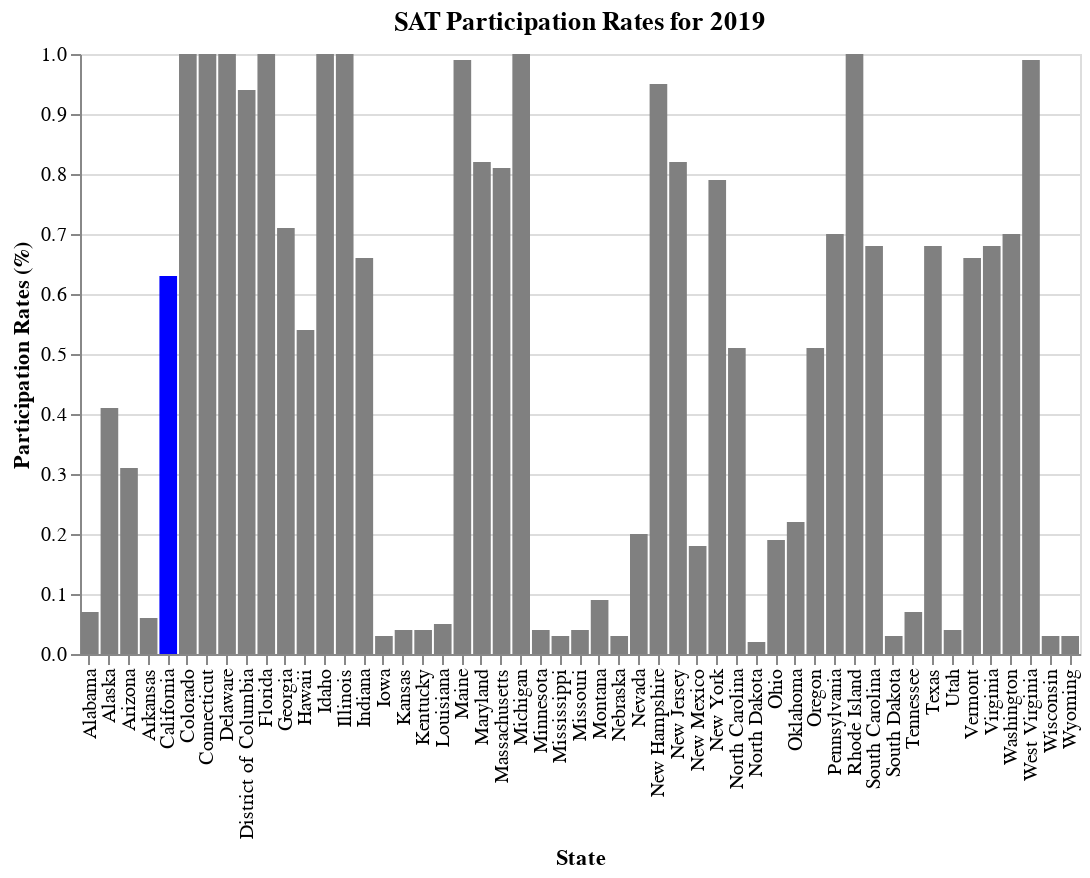

The notebook cell saved with this chart:
### Code cell
#SAT participation rate for 2019
alt.Chart(states_data).mark_bar().encode(
    x=alt.X('state', title='State'),
    y=alt.Y('sat19_part', title='Participation Rates (%)'),
    color=alt.condition(
        alt.datum.state == 'California',
        alt.value('blue'),
        alt.value('grey')
    )
).properties(width=500, title='SAT Participation Rates for 2019')

### Figure 1 — Vega-Lite specification as saved in the notebook (floating-point values rounded to 4 significant figures)
{"config": {"view": {"continuousWidth": 400, "continuousHeight": 300}}, "data": {"name": "data-569fff93ff2a9f790209f8140c8ab5fc"}, "mark": "bar", "encoding": {"color": {"condition": {"value": "blue", "test": "(datum.state === 'California')"}, "value": "grey"}, "x": {"type": "nominal", "field": "state", "title": "State"}, "y": {"type": "quantitative", "field": "sat19_part", "title": "Participation Rates (%)"}}, "title": "SAT Participation Rates for 2019", "width": 500, "$schema": "https://vega.github.io/schema/vega-lite/v4.8.1.json", "datasets": {"data-569fff93ff2a9f790209f8140c8ab5fc": [{"state": "Alabama", "sat17_part": 0.05, "sat17_ebrw": 593, "sat17_math": 572, "sat17_total": 1165, "act17_part": 1.0, "act17_eng": 18.9, "act17_math": 18.4, "act17_read": 19.7, "act17_sci": 19.4, "act17_comp": 19.2, "sat18_part": 0.06, "sat18_ebrw": 595, "sat18_math": 571, "sat18_total": 1166, "act18_part": 1.0, "act18_comp": 19.1, "sat19_part": 0.07, "sat19_ebrw": 583, "sat19_math": 560, "sat19_total": 1143, "act19_part": 1.0, "act19_comp": 18.9, "pop19": 4903185, "poverty_pct": 14.7, "income17": 50200.0, "income18": 50800.0, "income19": 51700.0, "gdp17": 215100.0, "gdp18": 224000.0, "gdp19": 231200.0, "gdp19_percap": 47150.0}, {"state": "Alaska", "sat17_part": 0.38, "sat17_ebrw": 547, "sat17_math": 533, "sat17_total": 1080, "act17_part": 0.65, "act17_eng": 18.7, "act17_math": 19.8, "act17_read": 20.4, "act17_sci": 19.9, "act17_comp": 19.8, "sat18_part": 0.43, "sat18_ebrw": 562, "sat18_math": 544, "sat18_total": 1106, "act18_part": 0.33, "act18_comp": 20.8, "sat19_part": 0.41, "sat19_ebrw": 556, "sat19_math": 541, "sat19_total": 1097, "act19_part": 0.38, "act19_comp": 20.1, "pop19": 731545, "poverty_pct": 11.8, "income17": 76300.0, "income18": 75700.0, "income19": 75500.0, "gdp17": 53090.0, "gdp18": 54710.0, "gdp19": 54550.0, "gdp19_percap": 74560.0}, {"state": "Arizona", "sat17_part": 0.3, "sat17_ebrw": 563, "sat17_math": 553, "sat17_total": 1116, "act17_part": 0.62, "act17_eng": 18.6, "act17_math": 19.8, "act17_read": 20.1, "act17_sci": 19.8, "act17_comp": 19.7, "sat18_part": 0.29, "sat18_ebrw": 577, "sat18_math": 572, "sat18_total": 1149, "act18_part": 0.66, "act18_comp": 19.2, "sat19_part": 0.31, "sat19_ebrw": 569, "sat19_math": 565, "sat19_total": 1134, "act19_part": 0.73, "act19_comp": 19.0, "pop19": 7278717, "poverty_pct": 12.1, "income17": 59000.0, "income18": 60300.0, "income19": 62100.0, "gdp17": 330400.0, "gdp18": 349900.0, "gdp19": 370000.0, "gdp19_percap": 50830.0}, {"state": "Arkansas", "sat17_part": 0.03, "sat17_ebrw": 614, "sat17_math": 594, "sat17_total": 1208, "act17_part": 1.0, "act17_eng": 18.9, "act17_math": 19.0, "act17_read": 19.7, "act17_sci": 19.5, "act17_comp": 19.4, "sat18_part": 0.05, "sat18_ebrw": 592, "sat18_math": 576, "sat18_total": 1169, "act18_part": 1.0, "act18_comp": 19.4, "sat19_part": 0.06, "sat19_ebrw": 582, "sat19_math": 559, "sat19_total": 1141, "act19_part": 1.0, "act19_comp": 19.3, "pop19": 3017804, "poverty_pct": 15.0, "income17": 47800.0, "income18": 47900.0, "income19": 49000.0, "gdp17": 122400.0, "gdp18": 127300.0, "gdp19": 130800.0, "gdp19_percap": 43360.0}, {"state": "California", "sat17_part": 0.53, "sat17_ebrw": 531, "sat17_math": 524, "sat17_total": 1055, "act17_part": 0.31, "act17_eng": 22.5, "act17_math": 22.7, "act17_read": 23.1, "act17_sci": 22.2, "act17_comp": 22.8, "sat18_part": 0.6, "sat18_ebrw": 540, "sat18_math": 536, "sat18_total": 1076, "act18_part": 0.27, "act18_comp": 22.7, "sat19_part": 0.63, "sat19_ebrw": 534, "sat19_math": 531, "sat19_total": 1065, "act19_part": 0.23, "act19_comp": 22.6, "pop19": 39512223, "poverty_pct": 11.4, "income17": 74900.0, "income18": 76600.0, "income19": 80400.0, "gdp17": 2731000.0, "gdp18": 2895000.0, "gdp19": 3053000.0, "gdp19_percap": 77260.0}, {"state": "Colorado", "sat17_part": 0.11, "sat17_ebrw": 606, "sat17_math": 595, "sat17_total": 1201, "act17_part": 1.0, "act17_eng": 20.1, "act17_math": 20.3, "act17_read": 21.2, "act17_sci": 20.9, "act17_comp": 20.8, "sat18_part": 1.0, "sat18_ebrw": 519, "sat18_math": 506, "sat18_total": 1025, "act18_part": 0.3, "act18_comp": 23.9, "sat19_part": 1.0, "sat19_ebrw": 518, "sat19_math": 506, "sat19_total": 1024, "act19_part": 0.27, "act19_comp": 23.8, "pop19": 5758736, "poverty_pct": 9.1, "income17": 72100.0, "income18": 73300.0, "income19": 77100.0, "gdp17": 348900.0, "gdp18": 371400.0, "gdp19": 392200.0, "gdp19_percap": 68110.0}, {"state": "Connecticut", "sat17_part": 1.0, "sat17_ebrw": 530, "sat17_math": 512, "sat17_total": 1041, "act17_part": 0.31, "act17_eng": 25.5, "act17_math": 24.6, "act17_read": 25.6, "act17_sci": 24.6, "act17_comp": 25.2, "sat18_part": 1.0, "sat18_ebrw": 535, "sat18_math": 519, "sat18_total": 1053, "act18_part": 0.26, "act18_comp": 25.6, "sat19_part": 1.0, "sat19_ebrw": 529, "sat19_math": 516, "sat19_total": 1046, "act19_part": 0.22, "act19_comp": 25.5, "pop19": 3565287, "poverty_pct": 9.7, "income17": 77400.0, "income18": 77700.0, "income19": 78800.0, "gdp17": 271600.0, "gdp18": 280700.0, "gdp19": 288100.0, "gdp19_percap": 80810.0}, {"state": "Delaware", "sat17_part": 1.0, "sat17_ebrw": 503, "sat17_math": 492, "sat17_total": 996, "act17_part": 0.18, "act17_eng": 24.1, "act17_math": 23.4, "act17_read": 24.8, "act17_sci": 23.6, "act17_comp": 24.1, "sat18_part": 1.0, "sat18_ebrw": 505, "sat18_math": 492, "sat18_total": 998, "act18_part": 0.17, "act18_comp": 23.8, "sat19_part": 1.0, "sat19_ebrw": 499, "sat19_math": 486, "sat19_total": 985, "act19_part": 0.13, "act19_comp": 24.1, "pop19": 973764, "poverty_pct": 7.6, "income17": 65600.0, "income18": 66000.0, "income19": 70200.0, "gdp17": 68760.0, "gdp18": 72490.0, "gdp19": 77040.0, "gdp19_percap": 79120.0}, {"state": "District of Columbia", "sat17_part": 1.0, "sat17_ebrw": 482, "sat17_math": 468, "sat17_total": 950, "act17_part": 0.32, "act17_eng": 24.4, "act17_math": 23.5, "act17_read": 24.9, "act17_sci": 23.5, "act17_comp": 24.2, "sat18_part": 0.92, "sat18_ebrw": 497, "sat18_math": 480, "sat18_total": 977, "act18_part": 0.32, "act18_comp": 23.6, "sat19_part": 0.94, "sat19_ebrw": 495, "sat19_math": 480, "sat19_total": 975, "act19_part": 0.32, "act19_comp": 23.5, "pop19": 705749, "poverty_pct": 13.7, "income17": 85900.0, "income18": 86700.0, "income19": 92300.0, "gdp17": 133400.0, "gdp18": 139800.0, "gdp19": 144400.0, "gdp19_percap": 204600.0}, {"state": "Florida", "sat17_part": 0.83, "sat17_ebrw": 520, "sat17_math": 497, "sat17_total": 1017, "act17_part": 0.73, "act17_eng": 19.0, "act17_math": 19.4, "act17_read": 21.0, "act17_sci": 19.4, "act17_comp": 19.8, "sat18_part": 0.56, "sat18_ebrw": 550, "sat18_math": 549, "sat18_total": 1099, "act18_part": 0.66, "act18_comp": 19.9, "sat19_part": 1.0, "sat19_ebrw": 516, "sat19_math": 483, "sat19_total": 999, "act19_part": 0.54, "act19_comp": 20.1, "pop19": 21477737, "poverty_pct": 12.9, "income17": 54900.0, "income18": 56500.0, "income19": 59200.0, "gdp17": 1003000.0, "gdp18": 1058000.0, "gdp19": 1116000.0, "gdp19_percap": 51980.0}, {"state": "Georgia", "sat17_part": 0.61, "sat17_ebrw": 535, "sat17_math": 515, "sat17_total": 1050, "act17_part": 0.55, "act17_eng": 21.0, "act17_math": 20.9, "act17_read": 22.0, "act17_sci": 21.3, "act17_comp": 21.4, "sat18_part": 0.7, "sat18_ebrw": 542, "sat18_math": 522, "sat18_total": 1064, "act18_part": 0.53, "act18_comp": 21.4, "sat19_part": 0.71, "sat19_ebrw": 538, "sat19_math": 519, "sat19_total": 1058, "act19_part": 0.49, "act19_comp": 21.4, "pop19": 10617423, "poverty_pct": 13.3, "income17": 58600.0, "income18": 59800.0, "income19": 62000.0, "gdp17": 574400.0, "gdp18": 602300.0, "gdp19": 637800.0, "gdp19_percap": 60070.0}, {"state": "Hawaii", "sat17_part": 0.55, "sat17_ebrw": 544, "sat17_math": 541, "sat17_total": 1085, "act17_part": 0.9, "act17_eng": 17.8, "act17_math": 19.2, "act17_read": 19.2, "act17_sci": 19.3, "act17_comp": 19.0, "sat18_part": 0.56, "sat18_ebrw": 480, "sat18_math": 530, "sat18_total": 1010, "act18_part": 0.89, "act18_comp": 18.9, "sat19_part": 0.54, "sat19_ebrw": 550, "sat19_math": 550, "sat19_total": 1100, "act19_part": 0.8, "act19_comp": 19.0, "pop19": 1415872, "poverty_pct": 9.4, "income17": 81100.0, "income18": 81700.0, "income19": 83100.0, "gdp17": 87180.0, "gdp18": 90280.0, "gdp19": 91780.0, "gdp19_percap": 64820.0}, {"state": "Idaho", "sat17_part": 0.93, "sat17_ebrw": 513, "sat17_math": 493, "sat17_total": 1005, "act17_part": 0.38, "act17_eng": 21.9, "act17_math": 21.8, "act17_read": 23.0, "act17_sci": 22.1, "act17_comp": 22.3, "sat18_part": 1.0, "sat18_ebrw": 508, "sat18_math": 493, "sat18_total": 1001, "act18_part": 0.36, "act18_comp": 22.3, "sat19_part": 1.0, "sat19_ebrw": 505, "sat19_math": 488, "sat19_total": 993, "act19_part": 0.31, "act19_comp": 22.5, "pop19": 1787065, "poverty_pct": 10.0, "income17": 54500.0, "income18": 56600.0, "income19": 61000.0, "gdp17": 71690.0, "gdp18": 77490.0, "gdp19": 82420.0, "gdp19_percap": 46120.0}, {"state": "Illinois", "sat17_part": 0.09, "sat17_ebrw": 559, "sat17_math": 556, "sat17_total": 1115, "act17_part": 0.93, "act17_eng": 21.0, "act17_math": 21.2, "act17_read": 21.6, "act17_sci": 21.3, "act17_comp": 21.4, "sat18_part": 0.99, "sat18_ebrw": 513, "sat18_math": 506, "sat18_total": 1019, "act18_part": 0.43, "act18_comp": 23.9, "sat19_part": 1.0, "sat19_ebrw": 509, "sat19_math": 504, "sat19_total": 1013, "act19_part": 0.35, "act19_comp": 24.3, "pop19": 12671821, "poverty_pct": 10.4, "income17": 65700.0, "income18": 66200.0, "income19": 69200.0, "gdp17": 827100.0, "gdp18": 867500.0, "gdp19": 890500.0, "gdp19_percap": 70270.0}, {"state": "Indiana", "sat17_part": 0.63, "sat17_ebrw": 542, "sat17_math": 532, "sat17_total": 1074, "act17_part": 0.35, "act17_eng": 22.0, "act17_math": 22.4, "act17_read": 23.2, "act17_sci": 22.3, "act17_comp": 22.6, "sat18_part": 0.63, "sat18_ebrw": 542, "sat18_math": 532, "sat18_total": 1074, "act18_part": 0.32, "act18_comp": 22.5, "sat19_part": 0.66, "sat19_ebrw": 543, "sat19_math": 537, "sat19_total": 1080, "act19_part": 0.29, "act19_comp": 22.5, "pop19": 6732219, "poverty_pct": 11.1, "income17": 56500.0, "income18": 56800.0, "income19": 57600.0, "gdp17": 353200.0, "gdp18": 373500.0, "gdp19": 381000.0, "gdp19_percap": 56600.0}, {"state": "Iowa", "sat17_part": 0.02, "sat17_ebrw": 641, "sat17_math": 635, "sat17_total": 1275, "act17_part": 0.67, "act17_eng": 21.2, "act17_math": 21.3, "act17_read": 22.6, "act17_sci": 22.1, "act17_comp": 21.9, "sat18_part": 0.03, "sat18_ebrw": 634, "sat18_math": 631, "sat18_total": 1265, "act18_part": 0.68, "act18_comp": 21.8, "sat19_part": 0.03, "sat19_ebrw": 622, "sat19_math": 622, "sat19_total": 1244, "act19_part": 0.66, "act19_comp": 21.6, "pop19": 3155070, "poverty_pct": 8.6, "income17": 61100.0, "income18": 61000.0, "income19": 61700.0, "gdp17": 183500.0, "gdp18": 190400.0, "gdp19": 194300.0, "gdp19_percap": 61590.0}, {"state": "Kansas", "sat17_part": 0.04, "sat17_ebrw": 632, "sat17_math": 628, "sat17_total": 1260, "act17_part": 0.73, "act17_eng": 21.1, "act17_math": 21.3, "act17_read": 22.3, "act17_sci": 21.7, "act17_comp": 21.7, "sat18_part": 0.04, "sat18_ebrw": 633, "sat18_math": 631, "sat18_total": 1265, "act18_part": 0.71, "act18_comp": 21.6, "sat19_part": 0.04, "sat19_ebrw": 618, "sat19_math": 623, "sat19_total": 1241, "act19_part": 0.72, "act19_comp": 21.2, "pop19": 2913314, "poverty_pct": 10.4, "income17": 58800.0, "income18": 59300.0, "income19": 62100.0, "gdp17": 164900.0, "gdp18": 172300.0, "gdp19": 176700.0, "gdp19_percap": 60670.0}, {"state": "Kentucky", "sat17_part": 0.04, "sat17_ebrw": 631, "sat17_math": 616, "sat17_total": 1247, "act17_part": 1.0, "act17_eng": 19.6, "act17_math": 19.4, "act17_read": 20.5, "act17_sci": 20.1, "act17_comp": 20.0, "sat18_part": 0.04, "sat18_ebrw": 630, "sat18_math": 618, "sat18_total": 1248, "act18_part": 1.0, "act18_comp": 20.2, "sat19_part": 0.04, "sat19_ebrw": 620, "sat19_math": 612, "sat19_total": 1232, "act19_part": 1.0, "act19_comp": 19.8, "pop19": 4467673, "poverty_pct": 14.2, "income17": 50500.0, "income18": 51200.0, "income19": 52300.0, "gdp17": 201600.0, "gdp18": 208300.0, "gdp19": 216100.0, "gdp19_percap": 48370.0}, {"state": "Louisiana", "sat17_part": 0.04, "sat17_ebrw": 611, "sat17_math": 586, "sat17_total": 1198, "act17_part": 1.0, "act17_eng": 19.4, "act17_math": 18.8, "act17_read": 19.8, "act17_sci": 19.6, "act17_comp": 19.5, "sat18_part": 0.04, "sat18_ebrw": 615, "sat18_math": 595, "sat18_total": 1210, "act18_part": 1.0, "act18_comp": 19.2, "sat19_part": 0.05, "sat19_ebrw": 610, "sat19_math": 591, "sat19_total": 1200, "act19_part": 1.0, "act19_comp": 18.8, "pop19": 4648794, "poverty_pct": 19.1, "income17": 48100.0, "income18": 48800.0, "income19": 51100.0, "gdp17": 241700.0, "gdp18": 255800.0, "gdp19": 254600.0, "gdp19_percap": 54760.0}, {"state": "Maine", "sat17_part": 0.95, "sat17_ebrw": 513, "sat17_math": 499, "sat17_total": 1012, "act17_part": 0.08, "act17_eng": 24.2, "act17_math": 24.0, "act17_read": 24.8, "act17_sci": 23.7, "act17_comp": 24.3, "sat18_part": 0.99, "sat18_ebrw": 512, "sat18_math": 501, "sat18_total": 1013, "act18_part": 0.07, "act18_comp": 24.0, "sat19_part": 0.99, "sat19_ebrw": 512, "sat19_math": 502, "sat19_total": 1013, "act19_part": 0.06, "act19_comp": 24.3, "pop19": 1344212, "poverty_pct": 11.5, "income17": 58700.0, "income18": 56600.0, "income19": 58900.0, "gdp17": 62410.0, "gdp18": 65490.0, "gdp19": 68450.0, "gdp19_percap": 50920.0}, {"state": "Maryland", "sat17_part": 0.69, "sat17_ebrw": 536, "sat17_math": 524, "sat17_total": 1060, "act17_part": 0.28, "act17_eng": 23.3, "act17_math": 23.1, "act17_read": 24.2, "act17_sci": 2.3, "act17_comp": 23.6, "sat18_part": 0.76, "sat18_ebrw": 545, "sat18_math": 535, "sat18_total": 1080, "act18_part": 0.31, "act18_comp": 22.5, "sat19_part": 0.82, "sat19_ebrw": 535, "sat19_math": 523, "sat19_total": 1058, "act19_part": 0.28, "act19_comp": 22.3, "pop19": 6045680, "poverty_pct": 7.5, "income17": 84200.0, "income18": 84800.0, "income19": 86700.0, "gdp17": 400400.0, "gdp18": 411100.0, "gdp19": 421600.0, "gdp19_percap": 69740.0}, {"state": "Massachusetts", "sat17_part": 0.76, "sat17_ebrw": 555, "sat17_math": 551, "sat17_total": 1107, "act17_part": 0.29, "act17_eng": 25.4, "act17_math": 25.3, "act17_read": 25.9, "act17_sci": 24.7, "act17_comp": 25.4, "sat18_part": 0.8, "sat18_ebrw": 562, "sat18_math": 563, "sat18_total": 1125, "act18_part": 0.25, "act18_comp": 25.5, "sat19_part": 0.81, "sat19_ebrw": 559, "sat19_math": 561, "sat19_total": 1120, "act19_part": 0.21, "act19_comp": 25.5, "pop19": 6892503, "poverty_pct": 9.2, "income17": 80700.0, "income18": 81300.0, "income19": 85800.0, "gdp17": 532400.0, "gdp18": 564000.0, "gdp19": 593300.0, "gdp19_percap": 86070.0}, {"state": "Michigan", "sat17_part": 1.0, "sat17_ebrw": 509, "sat17_math": 495, "sat17_total": 1005, "act17_part": 0.29, "act17_eng": 24.1, "act17_math": 23.7, "act17_read": 24.5, "act17_sci": 23.8, "act17_comp": 24.1, "sat18_part": 1.0, "sat18_ebrw": 511, "sat18_math": 499, "sat18_total": 1011, "act18_part": 0.22, "act18_comp": 24.2, "sat19_part": 1.0, "sat19_ebrw": 507, "sat19_math": 496, "sat19_total": 1003, "act19_part": 0.19, "act19_comp": 24.4, "pop19": 9986857, "poverty_pct": 10.7, "income17": 57300.0, "income18": 57700.0, "income19": 59600.0, "gdp17": 501800.0, "gdp18": 520800.0, "gdp19": 531400.0, "gdp19_percap": 53210.0}, {"state": "Minnesota", "sat17_part": 0.03, "sat17_ebrw": 644, "sat17_math": 651, "sat17_total": 1295, "act17_part": 1.0, "act17_eng": 20.4, "act17_math": 21.5, "act17_read": 21.8, "act17_sci": 21.6, "act17_comp": 21.5, "sat18_part": 0.04, "sat18_ebrw": 643, "sat18_math": 655, "sat18_total": 1298, "act18_part": 0.99, "act18_comp": 21.3, "sat19_part": 0.04, "sat19_ebrw": 636, "sat19_math": 648, "sat19_total": 1284, "act19_part": 0.95, "act19_comp": 21.4, "pop19": 5639632, "poverty_pct": 7.4, "income17": 71300.0, "income18": 71600.0, "income19": 74600.0, "gdp17": 354700.0, "gdp18": 373400.0, "gdp19": 383000.0, "gdp19_percap": 67920.0}, {"state": "Mississippi", "sat17_part": 0.02, "sat17_ebrw": 634, "sat17_math": 607, "sat17_total": 1242, "act17_part": 1.0, "act17_eng": 18.2, "act17_math": 18.1, "act17_read": 18.8, "act17_sci": 18.8, "act17_comp": 18.6, "sat18_part": 0.03, "sat18_ebrw": 630, "sat18_math": 606, "sat18_total": 1236, "act18_part": 1.0, "act18_comp": 18.6, "sat19_part": 0.03, "sat19_ebrw": 628, "sat19_math": 608, "sat19_total": 1237, "act19_part": 1.0, "act19_comp": 18.4, "pop19": 2976149, "poverty_pct": 19.1, "income17": 45400.0, "income18": 45500.0, "income19": 45800.0, "gdp17": 110000.0, "gdp18": 112400.0, "gdp19": 114700.0, "gdp19_percap": 38550.0}, {"state": "Missouri", "sat17_part": 0.03, "sat17_ebrw": 640, "sat17_math": 631, "sat17_total": 1271, "act17_part": 1.0, "act17_eng": 19.8, "act17_math": 19.9, "act17_read": 20.8, "act17_sci": 20.5, "act17_comp": 20.4, "sat18_part": 0.04, "sat18_ebrw": 633, "sat18_math": 629, "sat18_total": 1262, "act18_part": 1.0, "act18_comp": 20.0, "sat19_part": 0.04, "sat19_ebrw": 622, "sat19_math": 615, "sat19_total": 1236, "act19_part": 0.82, "act19_comp": 20.8, "pop19": 6137428, "poverty_pct": 11.0, "income17": 56000.0, "income18": 55500.0, "income19": 57400.0, "gdp17": 308700.0, "gdp18": 319400.0, "gdp19": 332300.0, "gdp19_percap": 54140.0}, {"state": "Montana", "sat17_part": 0.1, "sat17_ebrw": 605, "sat17_math": 591, "sat17_total": 1196, "act17_part": 1.0, "act17_eng": 19.0, "act17_math": 20.2, "act17_read": 21.0, "act17_sci": 20.5, "act17_comp": 20.3, "sat18_part": 0.1, "sat18_ebrw": 606, "sat18_math": 592, "sat18_total": 1198, "act18_part": 1.0, "act18_comp": 20.0, "sat19_part": 0.09, "sat19_ebrw": 603, "sat19_math": 596, "sat19_total": 1199, "act19_part": 1.0, "act19_comp": 19.8, "pop19": 1068778, "poverty_pct": 10.1, "income17": 55700.0, "income18": 56300.0, "income19": 57200.0, "gdp17": 48440.0, "gdp18": 50900.0, "gdp19": 51790.0, "gdp19_percap": 48460.0}, {"state": "Nebraska", "sat17_part": 0.03, "sat17_ebrw": 629, "sat17_math": 625, "sat17_total": 1253, "act17_part": 0.84, "act17_eng": 20.9, "act17_math": 20.9, "act17_read": 21.9, "act17_sci": 21.5, "act17_comp": 21.4, "sat18_part": 0.03, "sat18_ebrw": 629, "sat18_math": 623, "sat18_total": 1252, "act18_part": 1.0, "act18_comp": 20.1, "sat19_part": 0.03, "sat19_ebrw": 628, "sat19_math": 631, "sat19_total": 1260, "act19_part": 1.0, "act19_comp": 20.0, "pop19": 1934408, "poverty_pct": 10.3, "income17": 62500.0, "income18": 60600.0, "income19": 63200.0, "gdp17": 121900.0, "gdp18": 126900.0, "gdp19": 131400.0, "gdp19_percap": 67900.0}, {"state": "Nevada", "sat17_part": 0.26, "sat17_ebrw": 563, "sat17_math": 553, "sat17_total": 1116, "act17_part": 1.0, "act17_eng": 16.3, "act17_math": 18.0, "act17_read": 18.1, "act17_sci": 18.2, "act17_comp": 17.8, "sat18_part": 0.23, "sat18_ebrw": 574, "sat18_math": 566, "sat18_total": 1140, "act18_part": 1.0, "act18_comp": 17.7, "sat19_part": 0.2, "sat19_ebrw": 580, "sat19_math": 576, "sat19_total": 1156, "act19_part": 1.0, "act19_comp": 17.9, "pop19": 3080156, "poverty_pct": 12.2, "income17": 60500.0, "income18": 59700.0, "income19": 63300.0, "gdp17": 160800.0, "gdp18": 170400.0, "gdp19": 181700.0, "gdp19_percap": 59000.0}, {"state": "New Hampshire", "sat17_part": 0.96, "sat17_ebrw": 532, "sat17_math": 520, "sat17_total": 1052, "act17_part": 0.18, "act17_eng": 25.4, "act17_math": 25.1, "act17_read": 26.0, "act17_sci": 24.9, "act17_comp": 25.5, "sat18_part": 0.96, "sat18_ebrw": 535, "sat18_math": 528, "sat18_total": 1063, "act18_part": 0.16, "act18_comp": 25.1, "sat19_part": 0.95, "sat19_ebrw": 533, "sat19_math": 526, "sat19_total": 1059, "act19_part": 0.14, "act19_comp": 25.0, "pop19": 1359711, "poverty_pct": 5.6, "income17": 76500.0, "income18": 76300.0, "income19": 77900.0, "gdp17": 80670.0, "gdp18": 83840.0, "gdp19": 87510.0, "gdp19_percap": 64360.0}, {"state": "New Jersey", "sat17_part": 0.7, "sat17_ebrw": 530, "sat17_math": 526, "sat17_total": 1056, "act17_part": 0.34, "act17_eng": 23.8, "act17_math": 23.8, "act17_read": 24.1, "act17_sci": 23.2, "act17_comp": 23.9, "sat18_part": 0.82, "sat18_ebrw": 547, "sat18_math": 547, "sat18_total": 1094, "act18_part": 0.31, "act18_comp": 23.7, "sat19_part": 0.82, "sat19_ebrw": 544, "sat19_math": 545, "sat19_total": 1090, "act19_part": 0.25, "act19_comp": 24.2, "pop19": 8882190, "poverty_pct": 8.2, "income17": 83500.0, "income18": 83200.0, "income19": 85800.0, "gdp17": 586400.0, "gdp18": 613500.0, "gdp19": 639400.0, "gdp19_percap": 71990.0}, {"state": "New Mexico", "sat17_part": 0.11, "sat17_ebrw": 577, "sat17_math": 561, "sat17_total": 1138, "act17_part": 0.66, "act17_eng": 18.6, "act17_math": 19.4, "act17_read": 20.4, "act17_sci": 20.0, "act17_comp": 19.7, "sat18_part": 0.16, "sat18_ebrw": 552, "sat18_math": 540, "sat18_total": 1093, "act18_part": 0.67, "act18_comp": 19.4, "sat19_part": 0.18, "sat19_ebrw": 543, "sat19_math": 530, "sat19_total": 1073, "act19_part": 0.63, "act19_comp": 19.3, "pop19": 2096829, "poverty_pct": 17.2, "income17": 48800.0, "income18": 48000.0, "income19": 51900.0, "gdp17": 92310.0, "gdp18": 97270.0, "gdp19": 102000.0, "gdp19_percap": 48630.0}, {"state": "New York", "sat17_part": 0.67, "sat17_ebrw": 528, "sat17_math": 523, "sat17_total": 1052, "act17_part": 0.31, "act17_eng": 23.8, "act17_math": 24.0, "act17_read": 24.6, "act17_sci": 23.9, "act17_comp": 24.2, "sat18_part": 0.79, "sat18_ebrw": 534, "sat18_math": 534, "sat18_total": 1068, "act18_part": 0.27, "act18_comp": 24.5, "sat19_part": 0.79, "sat19_ebrw": 531, "sat19_math": 533, "sat19_total": 1064, "act19_part": 0.22, "act19_comp": 24.5, "pop19": 19453561, "poverty_pct": 12.1, "income17": 67700.0, "income18": 69100.0, "income19": 72100.0, "gdp17": 1604000.0, "gdp18": 1695000.0, "gdp19": 1778000.0, "gdp19_percap": 91380.0}, {"state": "North Carolina", "sat17_part": 0.49, "sat17_ebrw": 546, "sat17_math": 535, "sat17_total": 1081, "act17_part": 1.0, "act17_eng": 17.8, "act17_math": 19.3, "act17_read": 19.6, "act17_sci": 19.3, "act17_comp": 19.1, "sat18_part": 0.52, "sat18_ebrw": 554, "sat18_math": 543, "sat18_total": 1098, "act18_part": 1.0, "act18_comp": 19.1, "sat19_part": 0.51, "sat19_ebrw": 554, "sat19_math": 546, "sat19_total": 1100, "act19_part": 1.0, "act19_comp": 19.0, "pop19": 10488084, "poverty_pct": 13.6, "income17": 55000.0, "income18": 54800.0, "income19": 57300.0, "gdp17": 549700.0, "gdp18": 570000.0, "gdp19": 595700.0, "gdp19_percap": 56790.0}, {"state": "North Dakota", "sat17_part": 0.02, "sat17_ebrw": 635, "sat17_math": 621, "sat17_total": 1256, "act17_part": 0.98, "act17_eng": 19.0, "act17_math": 20.4, "act17_read": 20.5, "act17_sci": 20.6, "act17_comp": 20.3, "sat18_part": 0.02, "sat18_ebrw": 640, "sat18_math": 643, "sat18_total": 1283, "act18_part": 0.98, "act18_comp": 20.3, "sat19_part": 0.02, "sat19_ebrw": 627, "sat19_math": 636, "sat19_total": 1263, "act19_part": 0.96, "act19_comp": 19.9, "pop19": 762062, "poverty_pct": 10.1, "income17": 64500.0, "income18": 65000.0, "income19": 64600.0, "gdp17": 55230.0, "gdp18": 59090.0, "gdp19": 59000.0, "gdp19_percap": 77430.0}, {"state": "Ohio", "sat17_part": 0.12, "sat17_ebrw": 578, "sat17_math": 570, "sat17_total": 1149, "act17_part": 0.75, "act17_eng": 21.2, "act17_math": 21.6, "act17_read": 22.5, "act17_sci": 22.0, "act17_comp": 22.0, "sat18_part": 0.18, "sat18_ebrw": 552, "sat18_math": 547, "sat18_total": 1099, "act18_part": 1.0, "act18_comp": 20.3, "sat19_part": 0.19, "sat19_ebrw": 550, "sat19_math": 548, "sat19_total": 1097, "act19_part": 1.0, "act19_comp": 20.0, "pop19": 11689100, "poverty_pct": 12.4, "income17": 56300.0, "income18": 57100.0, "income19": 58600.0, "gdp17": 641700.0, "gdp18": 667000.0, "gdp19": 693200.0, "gdp19_percap": 59300.0}, {"state": "Oklahoma", "sat17_part": 0.07, "sat17_ebrw": 530, "sat17_math": 517, "sat17_total": 1047, "act17_part": 1.0, "act17_eng": 18.5, "act17_math": 18.8, "act17_read": 20.1, "act17_sci": 19.6, "act17_comp": 19.4, "sat18_part": 0.08, "sat18_ebrw": 541, "sat18_math": 521, "sat18_total": 1062, "act18_part": 1.0, "act18_comp": 19.3, "sat19_part": 0.22, "sat19_ebrw": 490, "sat19_math": 472, "sat19_total": 963, "act19_part": 1.0, "act19_comp": 18.9, "pop19": 3956971, "poverty_pct": 12.4, "income17": 52200.0, "income18": 52900.0, "income19": 54400.0, "gdp17": 190700.0, "gdp18": 202500.0, "gdp19": 203700.0, "gdp19_percap": 51480.0}, {"state": "Oregon", "sat17_part": 0.43, "sat17_ebrw": 560, "sat17_math": 548, "sat17_total": 1108, "act17_part": 0.4, "act17_eng": 21.2, "act17_math": 21.5, "act17_read": 22.4, "act17_sci": 21.7, "act17_comp": 21.8, "sat18_part": 0.48, "sat18_ebrw": 564, "sat18_math": 553, "sat18_total": 1117, "act18_part": 0.42, "act18_comp": 21.3, "sat19_part": 0.51, "sat19_ebrw": 562, "sat19_math": 550, "sat19_total": 1112, "act19_part": 0.42, "act19_comp": 21.1, "pop19": 4217737, "poverty_pct": 9.8, "income17": 62800.0, "income18": 64600.0, "income19": 67100.0, "gdp17": 222600.0, "gdp18": 237100.0, "gdp19": 246600.0, "gdp19_percap": 58480.0}, {"state": "Pennsylvania", "sat17_part": 0.65, "sat17_ebrw": 540, "sat17_math": 531, "sat17_total": 1071, "act17_part": 0.23, "act17_eng": 23.4, "act17_math": 23.4, "act17_read": 24.2, "act17_sci": 23.3, "act17_comp": 23.7, "sat18_part": 0.7, "sat18_ebrw": 547, "sat18_math": 539, "sat18_total": 1086, "act18_part": 0.2, "act18_comp": 23.5, "sat19_part": 0.7, "sat19_ebrw": 545, "sat19_math": 537, "sat19_total": 1082, "act19_part": 0.17, "act19_comp": 23.6, "pop19": 12801989, "poverty_pct": 10.5, "income17": 61700.0, "income18": 62000.0, "income19": 63500.0, "gdp17": 745000.0, "gdp18": 772600.0, "gdp19": 799700.0, "gdp19_percap": 62470.0}, {"state": "Rhode Island", "sat17_part": 0.71, "sat17_ebrw": 539, "sat17_math": 524, "sat17_total": 1062, "act17_part": 0.21, "act17_eng": 24.0, "act17_math": 23.3, "act17_read": 24.7, "act17_sci": 23.4, "act17_comp": 24.0, "sat18_part": 0.97, "sat18_ebrw": 513, "sat18_math": 505, "sat18_total": 1018, "act18_part": 0.15, "act18_comp": 24.2, "sat19_part": 1.0, "sat19_ebrw": 503, "sat19_math": 492, "sat19_total": 995, "act19_part": 0.12, "act19_comp": 24.7, "pop19": 1059361, "poverty_pct": 9.8, "income17": 66600.0, "income18": 65500.0, "income19": 71200.0, "gdp17": 57940.0, "gdp18": 59130.0, "gdp19": 61320.0, "gdp19_percap": 57880.0}, {"state": "South Carolina", "sat17_part": 0.5, "sat17_ebrw": 543, "sat17_math": 521, "sat17_total": 1064, "act17_part": 1.0, "act17_eng": 17.5, "act17_math": 18.6, "act17_read": 19.1, "act17_sci": 18.9, "act17_comp": 18.7, "sat18_part": 0.55, "sat18_ebrw": 547, "sat18_math": 523, "sat18_total": 1070, "act18_part": 1.0, "act18_comp": 18.3, "sat19_part": 0.68, "sat19_ebrw": 526, "sat19_math": 504, "sat19_total": 1030, "act19_part": 0.78, "act19_comp": 18.8, "pop19": 5148714, "poverty_pct": 14.4, "income17": 52700.0, "income18": 53300.0, "income19": 56200.0, "gdp17": 223000.0, "gdp18": 233700.0, "gdp19": 244700.0, "gdp19_percap": 47520.0}, {"state": "South Dakota", "sat17_part": 0.03, "sat17_ebrw": 612, "sat17_math": 603, "sat17_total": 1216, "act17_part": 0.8, "act17_eng": 20.7, "act17_math": 21.5, "act17_read": 22.3, "act17_sci": 22.0, "act17_comp": 21.8, "sat18_part": 0.03, "sat18_ebrw": 622, "sat18_math": 618, "sat18_total": 1240, "act18_part": 0.77, "act18_comp": 21.9, "sat19_part": 0.03, "sat19_ebrw": 633, "sat19_math": 635, "sat19_total": 1268, "act19_part": 0.75, "act19_comp": 21.6, "pop19": 884659, "poverty_pct": 10.6, "income17": 58900.0, "income18": 57300.0, "income19": 59500.0, "gdp17": 50300.0, "gdp18": 52400.0, "gdp19": 53940.0, "gdp19_percap": 60970.0}, {"state": "Tennessee", "sat17_part": 0.05, "sat17_ebrw": 623, "sat17_math": 604, "sat17_total": 1228, "act17_part": 1.0, "act17_eng": 19.5, "act17_math": 19.2, "act17_read": 20.1, "act17_sci": 19.9, "act17_comp": 19.8, "sat18_part": 0.06, "sat18_ebrw": 624, "sat18_math": 607, "sat18_total": 1231, "act18_part": 1.0, "act18_comp": 19.6, "sat19_part": 0.07, "sat19_ebrw": 618, "sat19_math": 602, "sat19_total": 1220, "act19_part": 1.0, "act19_comp": 19.4, "pop19": 6829174, "poverty_pct": 12.1, "income17": 53500.0, "income18": 53300.0, "income19": 56100.0, "gdp17": 349800.0, "gdp18": 361400.0, "gdp19": 376900.0, "gdp19_percap": 55190.0}, {"state": "Texas", "sat17_part": 0.62, "sat17_ebrw": 513, "sat17_math": 507, "sat17_total": 1020, "act17_part": 0.45, "act17_eng": 19.5, "act17_math": 20.7, "act17_read": 21.1, "act17_sci": 20.9, "act17_comp": 20.7, "sat18_part": 0.66, "sat18_ebrw": 520, "sat18_math": 512, "sat18_total": 1032, "act18_part": 0.45, "act18_comp": 20.7, "sat19_part": 0.68, "sat19_ebrw": 515, "sat19_math": 507, "sat19_total": 1022, "act19_part": 0.39, "act19_comp": 20.5, "pop19": 28995881, "poverty_pct": 12.7, "income17": 61700.0, "income18": 61700.0, "income19": 64000.0, "gdp17": 1677000.0, "gdp18": 1810000.0, "gdp19": 1864000.0, "gdp19_percap": 64280.0}, {"state": "Utah", "sat17_part": 0.03, "sat17_ebrw": 624, "sat17_math": 614, "sat17_total": 1238, "act17_part": 1.0, "act17_eng": 19.5, "act17_math": 19.9, "act17_read": 20.8, "act17_sci": 20.6, "act17_comp": 20.3, "sat18_part": 0.04, "sat18_ebrw": 480, "sat18_math": 530, "sat18_total": 1010, "act18_part": 1.0, "act18_comp": 20.4, "sat19_part": 0.04, "sat19_ebrw": 614, "sat19_math": 615, "sat19_total": 1230, "act19_part": 1.0, "act19_comp": 20.3, "pop19": 3205958, "poverty_pct": 7.6, "income17": 71300.0, "income18": 72700.0, "income19": 75800.0, "gdp17": 168100.0, "gdp18": 182600.0, "gdp19": 195100.0, "gdp19_percap": 60850.0}, {"state": "Vermont", "sat17_part": 0.6, "sat17_ebrw": 562, "sat17_math": 551, "sat17_total": 1114, "act17_part": 0.29, "act17_eng": 23.3, "act17_math": 23.1, "act17_read": 24.4, "act17_sci": 23.2, "act17_comp": 23.6, "sat18_part": 0.64, "sat18_ebrw": 565, "sat18_math": 554, "sat18_total": 1120, "act18_part": 0.24, "act18_comp": 24.1, "sat19_part": 0.66, "sat19_ebrw": 560, "sat19_math": 546, "sat19_total": 1106, "act19_part": 0.2, "act19_comp": 24.1, "pop19": 623989, "poverty_pct": 9.0, "income17": 60000.0, "income18": 61900.0, "income19": 63000.0, "gdp17": 32250.0, "gdp18": 33030.0, "gdp19": 34130.0, "gdp19_percap": 54690.0}, {"state": "Virginia", "sat17_part": 0.65, "sat17_ebrw": 561, "sat17_math": 541, "sat17_total": 1102, "act17_part": 0.29, "act17_eng": 23.5, "act17_math": 23.3, "act17_read": 24.6, "act17_sci": 23.5, "act17_comp": 23.8, "sat18_part": 0.68, "sat18_ebrw": 567, "sat18_math": 550, "sat18_total": 1117, "act18_part": 0.24, "act18_comp": 23.9, "sat19_part": 0.68, "sat19_ebrw": 567, "sat19_math": 551, "sat19_total": 1119, "act19_part": 0.21, "act19_comp": 24.0, "pop19": 8535519, "poverty_pct": 9.7, "income17": 74600.0, "income18": 73900.0, "income19": 76500.0, "gdp17": 509900.0, "gdp18": 531800.0, "gdp19": 554300.0, "gdp19_percap": 64940.0}, {"state": "Washington", "sat17_part": 0.64, "sat17_ebrw": 541, "sat17_math": 534, "sat17_total": 1075, "act17_part": 0.29, "act17_eng": 20.9, "act17_math": 21.9, "act17_read": 22.1, "act17_sci": 22.0, "act17_comp": 21.9, "sat18_part": 0.69, "sat18_ebrw": 543, "sat18_math": 538, "sat18_total": 1081, "act18_part": 0.24, "act18_comp": 22.2, "sat19_part": 0.7, "sat19_ebrw": 539, "sat19_math": 535, "sat19_total": 1074, "act19_part": 0.24, "act19_comp": 22.1, "pop19": 7614893, "poverty_pct": 8.8, "income17": 74000.0, "income18": 75400.0, "income19": 78700.0, "gdp17": 519900.0, "gdp18": 564500.0, "gdp19": 597900.0, "gdp19_percap": 78510.0}, {"state": "West Virginia", "sat17_part": 0.14, "sat17_ebrw": 558, "sat17_math": 528, "sat17_total": 1086, "act17_part": 0.69, "act17_eng": 20.0, "act17_math": 19.4, "act17_read": 21.2, "act17_sci": 20.5, "act17_comp": 20.4, "sat18_part": 0.28, "sat18_ebrw": 513, "sat18_math": 486, "sat18_total": 999, "act18_part": 0.65, "act18_comp": 20.3, "sat19_part": 0.99, "sat19_ebrw": 483, "sat19_math": 460, "sat19_total": 943, "act19_part": 0.49, "act19_comp": 20.8, "pop19": 1792147, "poverty_pct": 15.6, "income17": 45300.0, "income18": 44900.0, "income19": 48900.0, "gdp17": 74800.0, "gdp18": 79040.0, "gdp19": 79140.0, "gdp19_percap": 44160.0}, {"state": "Wisconsin", "sat17_part": 0.03, "sat17_ebrw": 642, "sat17_math": 649, "sat17_total": 1291, "act17_part": 1.0, "act17_eng": 19.7, "act17_math": 20.4, "act17_read": 20.6, "act17_sci": 20.9, "act17_comp": 20.5, "sat18_part": 0.03, "sat18_ebrw": 641, "sat18_math": 653, "sat18_total": 1294, "act18_part": 1.0, "act18_comp": 20.5, "sat19_part": 0.03, "sat19_ebrw": 635, "sat19_math": 648, "sat19_total": 1283, "act19_part": 1.0, "act19_comp": 20.3, "pop19": 5822434, "poverty_pct": 8.7, "income17": 61900.0, "income18": 61900.0, "income19": 64200.0, "gdp17": 318400.0, "gdp18": 332300.0, "gdp19": 344700.0, "gdp19_percap": 59210.0}, {"state": "Wyoming", "sat17_part": 0.03, "sat17_ebrw": 626, "sat17_math": 604, "sat17_total": 1230, "act17_part": 1.0, "act17_eng": 19.4, "act17_math": 19.8, "act17_read": 20.8, "act17_sci": 20.6, "act17_comp": 20.2, "sat18_part": 0.03, "sat18_ebrw": 633, "sat18_math": 625, "sat18_total": 1257, "act18_part": 1.0, "act18_comp": 20.0, "sat19_part": 0.03, "sat19_ebrw": 623, "sat19_math": 615, "sat19_total": 1238, "act19_part": 1.0, "act19_comp": 19.8, "pop19": 578759, "poverty_pct": 10.5, "income17": 63000.0, "income18": 62700.0, "income19": 65000.0, "gdp17": 36860.0, "gdp18": 39030.0, "gdp19": 39600.0, "gdp19_percap": 68420.0}]}}
